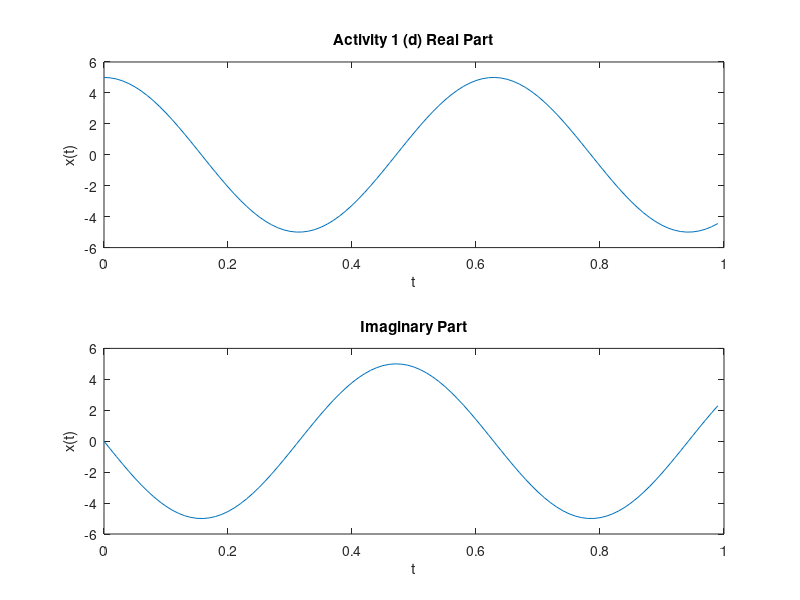

Write MATLAB code to recreate this figure.
clc;
clear all;
t=0:.01:.99;
w=10;
x=5*exp(-j*w*t);
x1=real(x);
x2=imag(x);
subplot(2,1,1);
plot(t,x1);
xlabel('t');
ylabel('x(t)');
title('Activity 1 (d) Real Part');
subplot(2,1,2);
plot(t,x2);
xlabel('t');
ylabel('x(t)');
title('Imaginary Part');